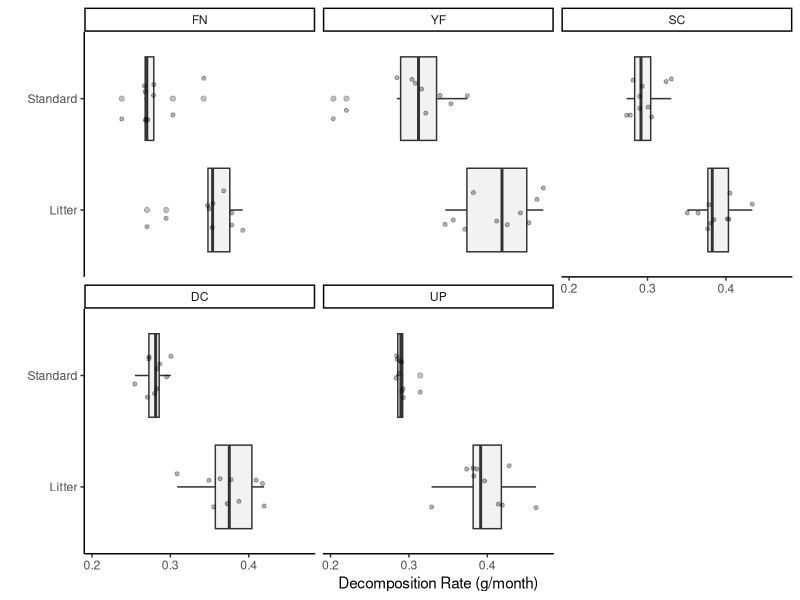

Here is the R script that generated this plot: (Note: this script raises an error after producing the figure.)
library(dplyr)
library(tidyr)
library(ggplot2)
library(lubridate)
library(forcats)

### Load and clean data ----

# Read in data sets
decomp_2021 <- read.csv("Data/Decomposition/2021_Mesocosm-Decomp.csv")
decomp_2023 <- read.csv("Data/Decomposition/2023_Mesocosm-Decomp.csv")
field_litter <- read.csv("Data/Decomposition/2021_Field-Decomp.csv")

# Update columns with treatment types
decomp_2021 <- decomp_2021 %>%
  select(-Notes) %>%
  mutate(Site = case_when(
    startsWith(as.character(CageID), "FNH") ~ "FN",
    startsWith(as.character(CageID), "FNS") ~ "YF",
    startsWith(as.character(CageID), "FNN") ~ "UP",
    startsWith(as.character(CageID), "MCH") ~ "MC",
    startsWith(as.character(CageID), "MCN") ~ "UP",
    startsWith(as.character(CageID), "MCS") ~ "YF",
    startsWith(as.character(CageID), "YFH") ~ "YF",
    startsWith(as.character(CageID), "YFN") ~ "UP",
    startsWith(as.character(CageID), "SCN") ~ "UP",
    startsWith(as.character(CageID), "SCH") ~ "SC",
    startsWith(as.character(CageID), "SCS") ~ "YF",
    startsWith(as.character(CageID), "UPH") ~ "UP",
    startsWith(as.character(CageID), "UPS") ~ "YF",
    startsWith(as.character(CageID), "DCH") ~ "DC",
    startsWith(as.character(CageID), "DCN") ~ "UP",
    startsWith(as.character(CageID), "DCS") ~ "YF"
  )) %>%
  mutate(Latitude = case_when(
    Site %in% c("FN", "YF", "SC") ~ "South",
    Site %in% c("DC", "MC", "UP") ~ "North"
  )) %>%
  mutate(Collection_Weight = replace(Collection_Weight, Collection_Weight == 1222.000, 1.222)) %>%
  mutate(Trophic_Treatment = case_when(
    substr(CageID, 5, 5) == "V" ~ "Vegetation",
    substr(CageID, 5, 5) == "H" ~ "Herbivore",
    substr(CageID, 5, 5) == "P" ~ "Predator"
  )) %>%
  mutate(Transplant_Treatment = case_when(
    substr(CageID, 3, 3) == "H" ~ "Home",
    substr(CageID, 3, 3) == "N" ~ "North",
    substr(CageID, 3, 3) == "S" ~ "South"
  )) %>%
  mutate(Population = substr(CageID, 1, 2))

decomp_2023 <- decomp_2023 %>%
  select(-Notes) %>%
  mutate(Site = case_when(
    startsWith(as.character(CageID), "FNH") ~ "FN",
    startsWith(as.character(CageID), "FNS") ~ "YF",
    startsWith(as.character(CageID), "FNN") ~ "UP",
    startsWith(as.character(CageID), "MCH") ~ "MC",
    startsWith(as.character(CageID), "MCN") ~ "UP",
    startsWith(as.character(CageID), "MCS") ~ "YF",
    startsWith(as.character(CageID), "YFH") ~ "YF",
    startsWith(as.character(CageID), "YFN") ~ "UP",
    startsWith(as.character(CageID), "SCN") ~ "UP",
    startsWith(as.character(CageID), "SCH") ~ "SC",
    startsWith(as.character(CageID), "SCS") ~ "YF",
    startsWith(as.character(CageID), "UPH") ~ "UP",
    startsWith(as.character(CageID), "UPS") ~ "YF",
    startsWith(as.character(CageID), "DCH") ~ "DC",
    startsWith(as.character(CageID), "DCN") ~ "UP",
    startsWith(as.character(CageID), "DCS") ~ "YF"
  )) %>%
  mutate(Latitude = case_when(
    Site %in% c("FN", "YF", "SC") ~ "South",
    Site %in% c("DC", "MC", "UP") ~ "North"
  )) %>%
  mutate(Trophic_Treatment = case_when(
    substr(CageID, 5, 5) == "V" ~ "Vegetation",
    substr(CageID, 5, 5) == "H" ~ "Herbivore",
    substr(CageID, 5, 5) == "P" ~ "Predator"
  )) %>%
  mutate(Transplant_Treatment = case_when(
    substr(CageID, 3, 3) == "H" ~ "Home",
    substr(CageID, 3, 3) == "N" ~ "North",
    substr(CageID, 3, 3) == "S" ~ "South"
  )) %>%
  mutate(Population = substr(CageID, 1, 2))

### Calculate decomposition rates ----

# Litter-Standard Pairs
field_litter <- field_litter %>% 
  mutate(MassLoss = Set_Weight - Collection_Weight) %>%  
  rename(Site = Field) %>% 
  mutate(SetTime = as.numeric(difftime(mdy(Collection_Date), mdy(Set_Date), units = "days"))) %>% 
  mutate(DecompRate = (MassLoss / abs(SetTime)) * 30)

# Diagnostic plot: Comparison between standard and real litter
field_litter %>%
  mutate(Site = factor(Site, levels = c("FN", "YF", "SC", "DC", "MC", "UP"))) %>%
  ggplot(aes(y=DecompRate, x=Bag_Type)) +
  geom_boxplot(alpha=0.3, fill = "light gray") +  
  geom_jitter(width = .2, fill = "black", size = 1.1, alpha = 0.3) +
  theme_classic() +
  coord_flip() +
  labs(x = "",y = "Decomposition Rate (g/month)") + 
  facet_wrap(~Site)

# Calculate scaling factor for each site
scaling_factors <- field_litter %>%
  group_by(Site) %>%
  summarise(
    Real_Mean = mean(DecompRate[Bag_Type == "Litter"], na.rm = TRUE),
    Standard_Mean = mean(DecompRate[Bag_Type == "Standard"], na.rm = TRUE),
    Scaling_Factor = Real_Mean / Standard_Mean
  )

 # 2021 Cage-Level
litter_calc_2021 <- decomp_2021 %>%
  mutate(MassLoss = Set_Weight - Collection_Weight) %>%
  mutate(SetTime = as.numeric(difftime(mdy(Collection_Date), mdy(Set_Date), units = "days"))) %>%
  mutate(DecompRate = (MassLoss / abs(SetTime)) * 30) %>%
  mutate(Year = year(mdy(Collection_Date)))

# 2023 Cage-Level

# Calculate MassLoss for non-NA rows (2023 only)
decomp_2023 <- decomp_2023 %>%
  mutate(MassLoss = ifelse(!is.na(Set_Weight) & !is.na(Collection_Weight), Set_Weight - Collection_Weight, NA))

# Calculate average MassLoss for each combination of Site, Trophic_Treatment, and Population
average_massloss <- decomp_2023 %>%
  group_by(Site, Trophic_Treatment, Population) %>%
  summarise(Average_MassLoss = mean(MassLoss, na.rm = TRUE), .groups = 'drop')

# Interpolate NA MassLoss values
decomp_2023 <- decomp_2023 %>%
  left_join(average_massloss, by = c("Site", "Trophic_Treatment", "Population")) %>%
  mutate(MassLoss = ifelse(is.na(MassLoss), Average_MassLoss, MassLoss)) %>%
  select(-Average_MassLoss)

# Calculate decomposition rates
litter_calc_2023 <- decomp_2023 %>%
  mutate(SetTime = as.numeric(difftime(mdy(Collection_Date), mdy(Set_Date), units = "days"))) %>%
  mutate(DecompRate = (MassLoss / abs(SetTime)) * 30) %>%
  mutate(Year = year(mdy(Collection_Date)))

# Average replicates within each year 
decomp_2021_avg <- litter_calc_2021 %>%
  group_by(Site, CageID, Population, Trophic_Treatment) %>%
  summarise(Unscaled_MassLoss_2021 = mean(MassLoss, na.rm = TRUE), .groups = 'drop')

decomp_2023_avg <- decomp_2023 %>%
  group_by(Site, CageID, Population, Trophic_Treatment) %>%
  summarise(Unscaled_MassLoss_2023 = mean(MassLoss, na.rm = TRUE), .groups = 'drop')

# Rename columns before combining
decomp_2021_avg <- decomp_2021_avg %>%
  rename(MassLoss = Unscaled_MassLoss_2021) %>%
  mutate(Year = 2021)

decomp_2023_avg <- decomp_2023_avg %>%
  rename(MassLoss = Unscaled_MassLoss_2023) %>%
  mutate(Year = 2023)

# Combine the datasets
combined_decomp <- bind_rows(decomp_2021_avg, decomp_2023_avg)

### Exploratory data viz ----

# Combine the 2021 and 2023 scaled data
combined_scaled_data <- decomp_2021_avg %>%
  left_join(decomp_2023_avg, by = c("CageID", "Site", "Population", "Trophic_Treatment")) %>%
  mutate(Scaled_Difference = Scaled_MassLoss_2023 - Scaled_MassLoss_2021) %>% 
  filter(!is.na(Scaled_Difference) & !is.nan(Scaled_Difference))


# Change in decomposition rate across transplant treatments
ggplot(combined_scaled_data, aes(x = Population, y = Scaled_Difference, fill = Transplant_Treatment, color = Transplant_Treatment)) +
  geom_boxplot(alpha = 0.3, position = position_dodge(width = 0.75), outlier.shape = NA) +
  geom_jitter(position = position_dodge(width = 0.75), size = 1.1) +
  scale_fill_brewer(palette = "Set2") +
  scale_color_brewer(palette = "Set2") +
  theme_classic() +
  coord_flip() +
  labs(x = "Population", y = "Difference in Mass Loss Rate (g/month)") +
  ggtitle("Scaled Difference in Decomposition Rate (Treatment - Baseline)")
  
# Change in decomposition rate across trophic treatments
ggplot(combined_scaled_data, aes(x = Population, y = Scaled_Difference, fill = Trophic_Treatment, color = Trophic_Treatment)) +
  geom_boxplot(alpha = 0.3, position = position_dodge(width = 0.75), outlier.shape = NA) +
  geom_jitter(position = position_dodge(width = 0.75), size = 1.1) +
  scale_fill_brewer(palette = "Paired") +
  scale_color_brewer(palette = "Paired") +
  theme_classic() +
  coord_flip() +
  labs(x = "Population", y = "Difference in Mass Loss Rate (g/month)") +
  ggtitle("Scaled Difference in Decomposition Rate (Treatment - Baseline)")

# Standard VS Local Litter plot
standard_data <- field_litter %>%
  filter(Bag_Type == "Standard") %>%
  select(Site, Pair_Number, DecompRate_Standard = DecompRate)

litter_data <- field_litter %>%
  filter(Bag_Type == "Litter") %>%
  select(Site, Pair_Number, DecompRate_Litter = DecompRate)

# Join the datasets on Site and Pair_Number
reshaped_data <- standard_data %>%
  inner_join(litter_data, by = c("Site", "Pair_Number"))


ggplot(reshaped_data, aes(x = DecompRate_Standard, y = DecompRate_Litter, color = Site)) +
  geom_point(alpha = 0.6) +  # Plot all points
  geom_smooth(method = "lm", se = FALSE, aes(group = Site), linetype = "solid", size = 1) +  # Mean regression line for each site
  labs(title = "Comparison of Mass Loss: Standard vs. Litter",
       x = "Decomposition Rate (Standard)",
       y = "Decomposition Rate (Litter)",
       color = "Site") +
  theme_minimal() + 
  facet_wrap(~Site)

# Litter scaling does not look promising
